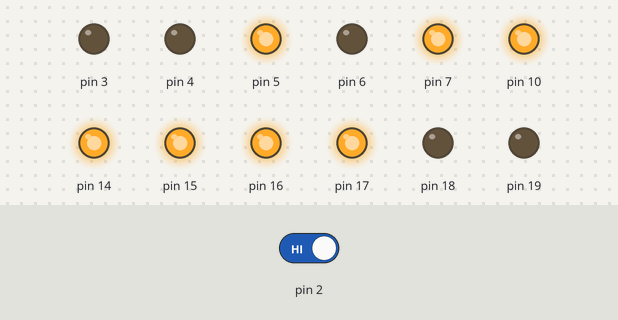
This sketch was run on a simulated Arduino Uno, built with avr-gcc and run on an emulated ATmega328P. Shown: output pins drawn as LEDs (lit = HIGH). Inputs (shaded band) come from the test bench; at power-on: pin 2 HIGH.

Above: at 1.2 s.
1.3 s: pin 2 driven LOW
Timing chart, 0 to 4.3 s (numbered marks = the images above; inputs shaded):
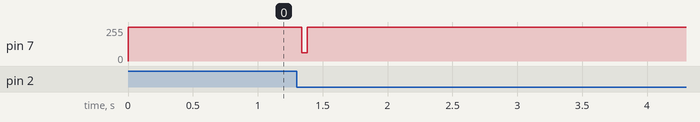

Measured:
- after the input at 1.3 s, pin 7: 255/255 → 62/255 at once, → 255/255 0.04 s later

The sketch:

NUKE_5.ino
```cpp
// include the SPI library:
#include <SPI.h>

struct fin { byte msb1,lsb1,msb2,lsb2; };
byte check = 0;
const static fin dat[] =
{
  {0xFF,0xFF,0xFF,0xFF},{0xFF,0xFF,0xFF,0xFF},{0xFF,0xFF,0xFF,0xFF},{0xFF,0xFF,0xFF,0xFF},{0xFF,0xFF,0xFF,0xFF},{0xFF,0xFF,0xFF,0xFF},{0xFF,0xFF,0xFF,0xFF},{0xFF,0xFF,0xFF,0xFF},
  {0xFF,0xFF,0xFF,0xFF},{0xFF,0xFF,0xFF,0xFF},{0xFF,0xFF,0xFF,0xFF},{0xFF,0xFF,0xFF,0xFF},{0xFF,0xFF,0xFF,0xFF},{0xFF,0xFF,0xFF,0xFF},{0xFF,0xFF,0xFF,0xFF},{0xFF,0xFF,0xFF,0xFF},
  {0xFF,0xFF,0xFF,0xFF},{0xFF,0xFF,0xFF,0xFF},{0xFF,0xFF,0xFF,0xFF},{0xFF,0xFF,0xFF,0xFF},{0xFF,0xFF,0xFF,0xFF},{0xFF,0xFF,0xFF,0xFF},{0xFF,0xFF,0xFF,0xFF},{0xFF,0xFF,0xFF,0xFF},
  {0xFF,0xFF,0xFF,0xFF},{0xFF,0xFF,0xFF,0xFF},{0xFF,0xFF,0xFF,0xFF},{0xFF,0xFF,0xFF,0xFF},{0xFF,0xFF,0xFF,0xFF},{0xFF,0xFF,0xFF,0xFF},{0xFF,0xFF,0xFF,0xFF},{0xFF,0xFF,0xFF,0xFF},
  {0xFF,0xFF,0xFF,0xFF},{0xFF,0xFF,0xFF,0xFF},{0xFF,0xFF,0xFF,0xFF},{0xFF,0xFF,0xFF,0xFF},{0xFF,0xFF,0xFF,0xFF},{0xFF,0xFF,0xFF,0xFF},{0xFF,0xFF,0xFF,0xFF},{0xFF,0xFF,0xFF,0xFF},
  {0xFF,0xFF,0xFF,0xFF},{0xFF,0xFF,0xFF,0xFF},{0x00,0x00,0x00,0x00},{0x00,0x00,0x00,0x00},{0x00,0x00,0x00,0x00},{0x00,0x00,0x00,0x00},{0x00,0x00,0x00,0x00},{0x00,0x00,0x00,0x00},
  {0x00,0x00,0x00,0x00},{0x00,0x00,0x00,0x00},{0x00,0x00,0x00,0x00},{0x00,0x00,0x00,0x00},{0x00,0x00,0x00,0x00},{0x00,0x00,0x00,0x00},{0x00,0x00,0x00,0x00},{0x00,0x00,0x00,0x00},
  {0x00,0x00,0x00,0x00},{0x00,0x00,0x00,0x00},{0x00,0x00,0x00,0x00},{0x00,0x00,0x00,0x00},{0x00,0x00,0x00,0x00},{0x00,0x00,0x00,0x00},{0x00,0x00,0x00,0x00},{0x00,0x00,0x00,0x00},
  {0x00,0x00,0x00,0x00},{0x00,0x00,0x00,0x00},{0x00,0x00,0x00,0x00},{0x00,0x00,0x00,0x00},{0x00,0x00,0x00,0x00},{0x00,0x00,0x00,0x00},{0x00,0x00,0x00,0x00},{0x00,0x00,0x00,0x00},
  {0x00,0x00,0x00,0x00},{0x00,0x00,0x00,0x00},{0x00,0x00,0x00,0x00},{0x00,0x00,0x00,0x00},{0x00,0x00,0x00,0x00},{0x00,0x00,0x00,0x00},{0x00,0x00,0x00,0x00},{0x00,0x00,0x00,0x00},
  {0x00,0x00,0x00,0x00},{0x00,0x00,0x00,0x00},{0x00,0x00,0x00,0x00},{0x00,0x00,0x00,0x00},{0xFF,0xFF,0xFF,0xFF},{0xFF,0xFF,0xFF,0xFF},{0xFF,0xFF,0xFF,0xFF},{0xFF,0xFF,0xFF,0xFF},
  {0xFF,0xFF,0xFF,0xFF},{0xFF,0xFF,0xFF,0xFF},{0xFF,0xFF,0xFF,0xFF},{0xFF,0xFF,0xFF,0xFF},{0xFF,0xFF,0xFF,0xFF},{0xFF,0xFF,0xFF,0xFF},{0xFF,0xFF,0xFF,0xFF},{0xFF,0xFF,0xFF,0xFF},
  {0xFF,0xFF,0xFF,0xFF},{0xFF,0xFF,0xFF,0xFF},{0xFF,0xFF,0xFF,0xFF},{0xFF,0xFF,0xFF,0xFF},{0xFF,0xFF,0xFF,0xFF},{0xFF,0xFF,0xFF,0xFF},{0xFF,0xFF,0xFF,0xFF},{0xFF,0xFF,0xFF,0xFF},
  {0xFF,0xFF,0xFF,0xFF},{0xFF,0xFF,0xFF,0xFF},{0xFF,0xFF,0xFF,0xFF},{0xFF,0xFF,0xFF,0xFF},{0xFF,0xFF,0xFF,0xFF},{0xFF,0xFF,0xFF,0xFF},{0xFF,0xFF,0xFF,0xFF},{0xFF,0xFF,0xFF,0xFF},
  {0xFF,0xFF,0xFF,0xFF},{0xFF,0xFF,0xFF,0xFF},{0xFF,0xFF,0xFF,0xFF},{0xFF,0xFF,0xFF,0xFF},{0xFF,0xFF,0xFF,0xFF},{0xFF,0xFF,0xFF,0xFF},{0xFF,0xFF,0xFF,0xFF},{0xFF,0xFF,0xFF,0xFF},
  {0xFF,0xFF,0xFF,0xFF},{0xFF,0xFF,0xFF,0xFF},{0xFF,0xFF,0xFF,0xFF},{0xFF,0xFF,0xFF,0xFF},{0xFF,0xFF,0xFF,0xFF},{0xFF,0xFF,0xFF,0xFF},{0x00,0x00,0x00,0x00},{0x00,0x00,0x00,0x00},
  {0x00,0x00,0x00,0x00},{0x00,0x00,0x00,0x00},{0x00,0x00,0x00,0x00},{0x00,0x00,0x00,0x00},{0x00,0x00,0x00,0x00},{0x00,0x00,0x00,0x00},{0x00,0x00,0x00,0x00},{0x00,0x00,0x00,0x00},
  {0x00,0x00,0x00,0x00},{0x00,0x00,0x00,0x00},{0x00,0x00,0x00,0x00},{0x00,0x00,0x00,0x00},{0x00,0x00,0x00,0x00},{0x00,0x00,0x00,0x00},{0x00,0x00,0x00,0x00},{0x00,0x00,0x00,0x00},
  {0x00,0x00,0x00,0x00},{0x00,0x00,0x00,0x00},{0x00,0x00,0x00,0x00},{0x00,0x00,0x00,0x00},{0x00,0x00,0x00,0x00},{0x00,0x00,0x00,0x00},{0x00,0x00,0x00,0x00},{0x00,0x00,0x00,0x00},
  {0x00,0x00,0x00,0x00},{0x00,0x00,0x00,0x00},{0x00,0x00,0x00,0x00},{0x00,0x00,0x00,0x00},{0x00,0x00,0x00,0x00},{0x00,0x00,0x00,0x00},{0x00,0x00,0x00,0x00},{0x00,0x00,0x00,0x00},
  {0x00,0x00,0x00,0x00},{0x00,0x00,0x00,0x00},{0x00,0x00,0x00,0x00},{0x00,0x00,0x00,0x00},{0x00,0x00,0x00,0x00},{0x00,0x00,0x00,0x00},{0x00,0x00,0x00,0x00},{0x00,0x00,0x00,0x00},
  {0xFF,0xFF,0xFF,0xFF},{0xFF,0xFF,0xFF,0xFF},{0xFF,0xFF,0xFF,0xFF},{0xFF,0xFF,0xFF,0xFF},{0xFF,0xFF,0xFF,0xFF},{0xFF,0xFF,0xFF,0xFF},{0xFF,0xFF,0xFF,0xFF},{0xFF,0xFF,0xFF,0xFF},
  {0xFF,0xFF,0xFF,0xFF},{0xFF,0xFF,0xFF,0xFF},{0xFF,0xFF,0xFF,0xFF},{0xFF,0xFF,0xFF,0xFF},{0xFF,0xFF,0xFF,0xFF},{0xFF,0xFF,0xFF,0xFF},{0xFF,0xFF,0xFF,0xFF},{0xFF,0xFF,0xFF,0xFF},
  {0xFF,0xFF,0xFF,0xFF},{0xFF,0xFF,0xFF,0xFF},{0xFF,0xFF,0xFF,0xFF},{0xFF,0xFF,0xFF,0xFF},{0xFF,0xFF,0xFF,0xFF},{0xFF,0xFF,0xFF,0xFF},{0xFF,0xFF,0xFF,0xFF},{0xFF,0xFF,0xFF,0xFF},
  {0xFF,0xFF,0xFF,0xFF},{0xFF,0xFF,0xFF,0xFF},{0xFF,0xFF,0xFF,0xFF},{0xFF,0xFF,0xFF,0xFF},{0xFF,0xFF,0xFF,0xFF},{0xFF,0xFF,0xFF,0xFF},{0xFF,0xFF,0xFF,0xFF},{0xFF,0xFF,0xFF,0xFF},
  {0xFF,0xFF,0xFF,0xFF},{0xFF,0xFF,0xFF,0xFF},{0xFF,0xFF,0xFF,0xFF},{0xFF,0xFF,0xFF,0xFF},{0xFF,0xFF,0xFF,0xFF},{0xFF,0xFF,0xFF,0xFF},{0xFF,0xFF,0xFF,0xFF},{0xFF,0xFF,0xFF,0xFF},
  {0xFF,0xFF,0xFF,0xFF},{0xFF,0xFF,0xFF,0xFF},{0x00,0x00,0x00,0x00},{0x00,0x00,0x00,0x00},{0x00,0x00,0x00,0x00},{0x00,0x00,0x00,0x00},{0x00,0x00,0x00,0x00},{0x00,0x00,0x00,0x00},
  {0x00,0x00,0x00,0x00},{0x00,0x00,0x00,0x00},{0x00,0x00,0x00,0x00},{0x00,0x00,0x00,0x00},{0x00,0x00,0x00,0x00},{0x00,0x00,0x00,0x00},{0x00,0x00,0x00,0x00},{0x00,0x00,0x00,0x00},
  {0x00,0x00,0x00,0x00},{0x00,0x00,0x00,0x00},{0x00,0x00,0x00,0x00},{0x00,0x00,0x00,0x00},{0x00,0x00,0x00,0x00},{0x00,0x00,0x00,0x00},{0x00,0x00,0x00,0x00},{0x00,0x00,0x00,0x00},
  {0x00,0x00,0x00,0x00},{0x00,0x00,0x00,0x00},{0x00,0x00,0x00,0x00},{0x00,0x00,0x00,0x00},{0x00,0x00,0x00,0x00},{0x00,0x00,0x00,0x00},{0x00,0x00,0x00,0x00},{0x00,0x00,0x00,0x00},
  {0x00,0x00,0x00,0x00},{0x00,0x00,0x00,0x00},{0x00,0x00,0x00,0x00},{0x00,0x00,0x00,0x00},{0x00,0x00,0x00,0x00},{0x00,0x00,0x00,0x00},{0x00,0x00,0x00,0x00},{0x00,0x00,0x00,0x00},
  {0x00,0x00,0x00,0x00},{0x00,0x00,0x00,0x00},{0x00,0x00,0x00,0x00},{0x00,0x00,0x00,0x00},{0x00,0x00,0x00,0x00},{0x00,0x00,0x00,0x00},{0x00,0x00,0x00,0x00},{0x00,0x00,0x00,0x00},
};

volatile unsigned i = 0;

void setup() {
  // Initialize I/O
  DDRC = DDRC | B0111111;
  DDRD = DDRD | B11111000;
  attachInterrupt(0,timing,FALLING);
  // initialize SPI:
  SPI.begin();
  SPI.setDataMode(SPI_MODE0);
  SPI.setClockDivider(SPI_CLOCK_DIV2);
  SPI.setBitOrder(MSBFIRST);

  PORTC = B0001111;
  PORTD = B10100000;
}

void loop() {

}

void timing(){
   //Runs when falling edge from Schmitt Trigger is seen
   check = digitalRead(2);   // This is mucho importante
   if(0 != check){
    return;
   }
   for (i=32+128; i<256; i++) {
        LEDWrite();
   }
   for (i=0; i<32+128; i++) {
        LEDWrite();
   }
   PORTD = B10100000;
}

void LEDWrite() {
  PORTD = 0b10100000;
  SPI.transfer(dat[i].msb1);
  SPI.transfer(dat[i].lsb1);
  SPI.transfer(dat[i].msb2);
  SPI.transfer(dat[i].lsb2);
  PORTD = 0b11100000;
  //delayMicroseconds(59);
  PORTD = 0b00100000;
  delayMicroseconds(118);
}
```
